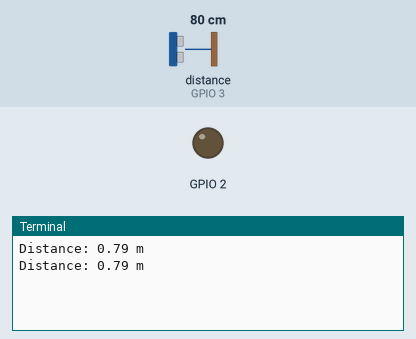
A program run on a simulated Raspberry Pi (BCM pin numbers). On the bench: output pins drawn as LEDs (lit = HIGH), the last lines printed to the terminal. Inputs (shaded band) come from the test bench; at power-on: distance to the obstacle (sensor on GPIO 3) 80 cm. The echo pulse lasts 58.3 µs per cm; the clock reads 2024-03-15 10:24:30 at power-on unless the program sets it; pins used as bus, display or sensor lines are not drawn.

Above: at 3.2 s.
3.3 s: distance to the obstacle (sensor on GPIO 3) set to 2 cm
At 4.3 s:
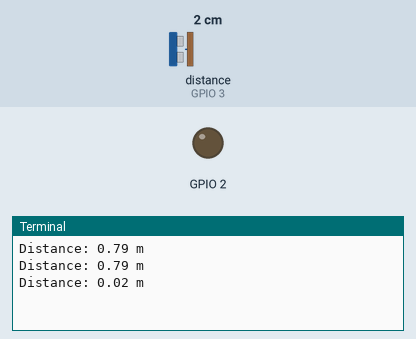
4.8 s: distance to the obstacle (sensor on GPIO 3) set to 4 cm
At 5.8 s:
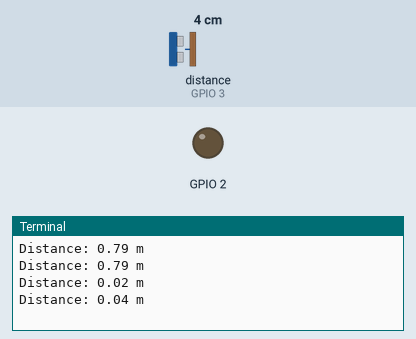
Timing chart, 0 to 7.8 s (numbered marks = the images above; inputs shaded):
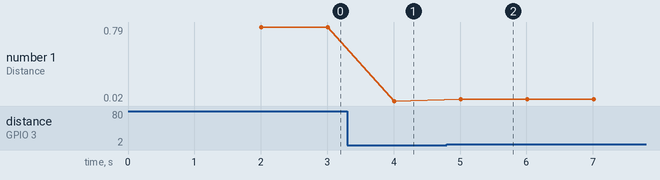

Measured:
- after the input at 3.3 s, the terminal: prints a new line after 0.71 s (image 1)
- after the input at 4.8 s, the terminal: prints a new line after 0.21 s (image 2)
- plotted number 1: 0.79 → 0.02 after the input at 3.3 s, 0.02 → 0.04 after the input at 4.8 s

The program:

Ultrasonic_distance_measurement.py
```python
import RPi.GPIO as GPIO
import time
#pin: the second to vcc:5v power supply
#pin: the ground to gnd
#GPIO2, the third, to Trig, to make ultrasonic come out
#GPIO3, the fifth, to Echo， to get ultrasonic.
def measure_distance(speed_of_sound):

        #give the signal to come out ultrasonic
        GPIO.output(2,GPIO.HIGH)
        #keep > 10us（there is 15us）
        time.sleep(0.000015)
        GPIO.output(2,GPIO.LOW)
        while not GPIO.input(3):#GPIO.input is a bool result,of 1 or 0
                pass
        #when it is high ,start to time count
        t1 = time.time()
        while GPIO.input(3):
                pass
        #when it is low, stop
        t2 = time.time()
        #return the distance, pay attention to different speed of sound , need to measure
        return (t2-t1)*speed_of_sound/2
GPIO.setmode(GPIO.BCM)
#the third pin is GPIO2
GPIO.setup(2,GPIO.OUT,initial=GPIO.LOW)
#the fifth pin is GPIO3
GPIO.setup(3,GPIO.IN)

time.sleep(2)
try:
        while True:
                print 'Distance: %0.2f m' %measure_distance(340)
                time.sleep(1)
except KeyboardInterrupt:
        GPIO.cleanup()
```
